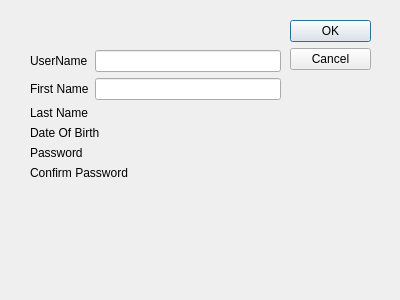
<?xml version="1.0" encoding="UTF-8"?>
<ui version="4.0">
 <class>SignUp</class>
 <widget class="QDialog" name="SignUp">
  <property name="geometry">
   <rect>
    <x>0</x>
    <y>0</y>
    <width>400</width>
    <height>300</height>
   </rect>
  </property>
  <property name="windowTitle">
   <string>Dialog</string>
  </property>
  <widget class="QDialogButtonBox" name="buttonBox">
   <property name="geometry">
    <rect>
     <x>290</x>
     <y>20</y>
     <width>81</width>
     <height>241</height>
    </rect>
   </property>
   <property name="orientation">
    <enum>Qt::Vertical</enum>
   </property>
   <property name="standardButtons">
    <set>QDialogButtonBox::Cancel|QDialogButtonBox::Ok</set>
   </property>
  </widget>
  <widget class="QWidget" name="">
   <property name="geometry">
    <rect>
     <x>30</x>
     <y>50</y>
     <width>251</width>
     <height>179</height>
    </rect>
   </property>
   <layout class="QFormLayout" name="formLayout">
    <item row="0" column="0">
     <widget class="QLabel" name="label">
      <property name="text">
       <string>UserName</string>
      </property>
     </widget>
    </item>
    <item row="4" column="0" colspan="2">
     <widget class="QLabel" name="label_3">
      <property name="text">
       <string>Last Name</string>
      </property>
     </widget>
    </item>
    <item row="5" column="0" colspan="2">
     <widget class="QLabel" name="label_4">
      <property name="text">
       <string>Date Of Birth</string>
      </property>
     </widget>
    </item>
    <item row="7" column="0" colspan="2">
     <widget class="QLabel" name="label_5">
      <property name="text">
       <string>Confirm Password</string>
      </property>
     </widget>
    </item>
    <item row="6" column="0">
     <widget class="QLabel" name="label_6">
      <property name="text">
       <string>Password</string>
      </property>
     </widget>
    </item>
    <item row="0" column="1">
     <widget class="QLineEdit" name="lineEdit"/>
    </item>
    <item row="2" column="0">
     <widget class="QLabel" name="label_2">
      <property name="text">
       <string>First Name</string>
      </property>
     </widget>
    </item>
    <item row="2" column="1">
     <widget class="QLineEdit" name="lineEdit_2"/>
    </item>
   </layout>
  </widget>
 </widget>
 <resources/>
 <connections>
  <connection>
   <sender>buttonBox</sender>
   <signal>accepted()</signal>
   <receiver>SignUp</receiver>
   <slot>accept()</slot>
   <hints>
    <hint type="sourcelabel">
     <x>248</x>
     <y>254</y>
    </hint>
    <hint type="destinationlabel">
     <x>157</x>
     <y>274</y>
    </hint>
   </hints>
  </connection>
  <connection>
   <sender>buttonBox</sender>
   <signal>rejected()</signal>
   <receiver>SignUp</receiver>
   <slot>reject()</slot>
   <hints>
    <hint type="sourcelabel">
     <x>316</x>
     <y>260</y>
    </hint>
    <hint type="destinationlabel">
     <x>286</x>
     <y>274</y>
    </hint>
   </hints>
  </connection>
 </connections>
</ui>
